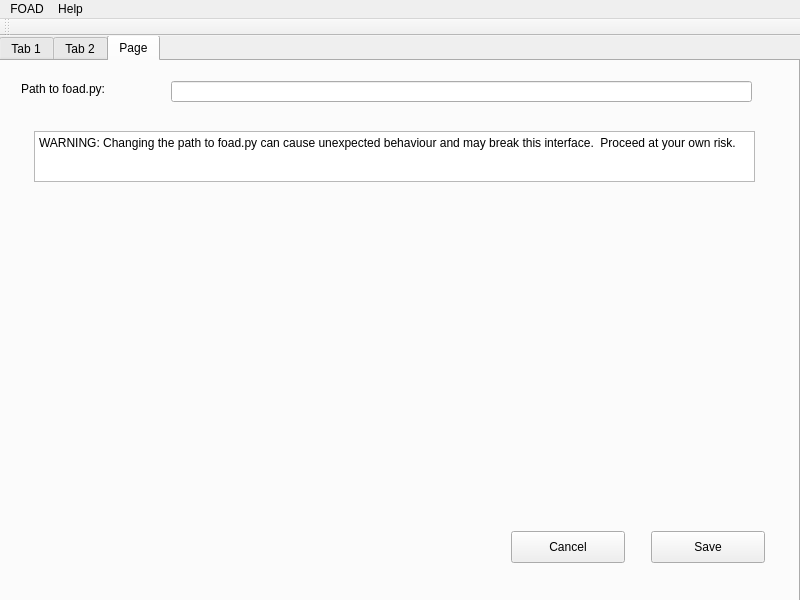
<?xml version="1.0" encoding="UTF-8"?>
<ui version="4.0">
 <class>MainWindow</class>
 <widget class="QMainWindow" name="MainWindow">
  <property name="geometry">
   <rect>
    <x>0</x>
    <y>0</y>
    <width>800</width>
    <height>600</height>
   </rect>
  </property>
  <property name="windowTitle">
   <string>MainWindow</string>
  </property>
  <widget class="QWidget" name="centralwidget">
   <widget class="QTabWidget" name="OutputEdit">
    <property name="geometry">
     <rect>
      <x>-1</x>
      <y>-1</y>
      <width>801</width>
      <height>571</height>
     </rect>
    </property>
    <property name="currentIndex">
     <number>2</number>
    </property>
    <widget class="QWidget" name="tab">
     <property name="accessibleName">
      <string>&lt;html&gt;&lt;head/&gt;&lt;body&gt;&lt;p&gt;&lt;span style=&quot; font-weight:600;&quot;&gt;Main&lt;/span&gt;&lt;/p&gt;&lt;/body&gt;&lt;/html&gt;</string>
     </property>
     <attribute name="title">
      <string>Tab 1</string>
     </attribute>
     <widget class="QWidget" name="verticalLayoutWidget">
      <property name="geometry">
       <rect>
        <x>9</x>
        <y>380</y>
        <width>781</width>
        <height>141</height>
       </rect>
      </property>
      <layout class="QVBoxLayout" name="verticalLayout">
       <item>
        <widget class="QTextBrowser" name="OutputPreview"/>
       </item>
      </layout>
     </widget>
     <widget class="QLabel" name="label">
      <property name="geometry">
       <rect>
        <x>10</x>
        <y>10</y>
        <width>201</width>
        <height>16</height>
       </rect>
      </property>
      <property name="text">
       <string>Type of fuck to give (required):</string>
      </property>
     </widget>
     <widget class="QLineEdit" name="lineEdit">
      <property name="geometry">
       <rect>
        <x>222</x>
        <y>10</y>
        <width>541</width>
        <height>21</height>
       </rect>
      </property>
     </widget>
     <widget class="QLabel" name="label_2">
      <property name="geometry">
       <rect>
        <x>10</x>
        <y>40</y>
        <width>171</width>
        <height>16</height>
       </rect>
      </property>
      <property name="text">
       <string>Name of target (optional):</string>
      </property>
     </widget>
     <widget class="QLineEdit" name="lineEdit_2">
      <property name="geometry">
       <rect>
        <x>222</x>
        <y>40</y>
        <width>541</width>
        <height>21</height>
       </rect>
      </property>
     </widget>
     <widget class="QLabel" name="label_3">
      <property name="geometry">
       <rect>
        <x>10</x>
        <y>70</y>
        <width>181</width>
        <height>16</height>
       </rect>
      </property>
      <property name="text">
       <string>Name of sender (optional):</string>
      </property>
     </widget>
     <widget class="QLineEdit" name="lineEdit_3">
      <property name="geometry">
       <rect>
        <x>222</x>
        <y>70</y>
        <width>541</width>
        <height>21</height>
       </rect>
      </property>
     </widget>
     <widget class="QLabel" name="label_4">
      <property name="geometry">
       <rect>
        <x>10</x>
        <y>100</y>
        <width>191</width>
        <height>16</height>
       </rect>
      </property>
      <property name="text">
       <string>Extra text (usually optional):</string>
      </property>
     </widget>
     <widget class="QLineEdit" name="lineEdit_4">
      <property name="geometry">
       <rect>
        <x>220</x>
        <y>100</y>
        <width>541</width>
        <height>21</height>
       </rect>
      </property>
     </widget>
    </widget>
    <widget class="QWidget" name="tab_2">
     <attribute name="title">
      <string>Tab 2</string>
     </attribute>
     <widget class="QWidget" name="verticalLayoutWidget_2">
      <property name="geometry">
       <rect>
        <x>9</x>
        <y>9</y>
        <width>781</width>
        <height>521</height>
       </rect>
      </property>
      <layout class="QVBoxLayout" name="verticalLayout_2">
       <item>
        <widget class="QTextEdit" name="textEdit"/>
       </item>
      </layout>
     </widget>
    </widget>
    <widget class="QWidget" name="tab_3">
     <attribute name="title">
      <string>Page</string>
     </attribute>
     <widget class="QLabel" name="label_5">
      <property name="geometry">
       <rect>
        <x>20</x>
        <y>20</y>
        <width>121</width>
        <height>16</height>
       </rect>
      </property>
      <property name="text">
       <string>Path to foad.py:</string>
      </property>
     </widget>
     <widget class="QLineEdit" name="lineEdit_5">
      <property name="geometry">
       <rect>
        <x>170</x>
        <y>20</y>
        <width>581</width>
        <height>21</height>
       </rect>
      </property>
     </widget>
     <widget class="QPushButton" name="pushButton">
      <property name="geometry">
       <rect>
        <x>650</x>
        <y>470</y>
        <width>114</width>
        <height>32</height>
       </rect>
      </property>
      <property name="text">
       <string>Save</string>
      </property>
     </widget>
     <widget class="QPushButton" name="pushButton_2">
      <property name="geometry">
       <rect>
        <x>510</x>
        <y>470</y>
        <width>114</width>
        <height>32</height>
       </rect>
      </property>
      <property name="text">
       <string>Cancel</string>
      </property>
     </widget>
     <widget class="QPlainTextEdit" name="plainTextEdit">
      <property name="geometry">
       <rect>
        <x>33</x>
        <y>70</y>
        <width>721</width>
        <height>51</height>
       </rect>
      </property>
      <property name="plainText">
       <string>WARNING: Changing the path to foad.py can cause unexpected behaviour and may break this interface.  Proceed at your own risk.</string>
      </property>
     </widget>
    </widget>
   </widget>
  </widget>
  <widget class="QMenuBar" name="menuBar">
   <property name="geometry">
    <rect>
     <x>0</x>
     <y>0</y>
     <width>800</width>
     <height>22</height>
    </rect>
   </property>
   <widget class="QMenu" name="menuFOAD">
    <property name="title">
     <string>FOAD</string>
    </property>
    <addaction name="actionAbout_FOAD"/>
    <addaction name="actionAbout_Python"/>
    <addaction name="actionAbout_Qt"/>
    <addaction name="separator"/>
    <addaction name="actionRun_FOAD"/>
   </widget>
   <widget class="QMenu" name="menuHelp">
    <property name="title">
     <string>Help</string>
    </property>
    <addaction name="actionGuide_to_interface"/>
    <addaction name="actionPython_help"/>
    <addaction name="actionQt_help"/>
    <addaction name="actionSystem_requirements"/>
   </widget>
   <addaction name="menuFOAD"/>
   <addaction name="menuHelp"/>
  </widget>
  <widget class="QToolBar" name="toolBar">
   <property name="windowTitle">
    <string>toolBar</string>
   </property>
   <attribute name="toolBarArea">
    <enum>TopToolBarArea</enum>
   </attribute>
   <attribute name="toolBarBreak">
    <bool>false</bool>
   </attribute>
  </widget>
  <action name="actionAbout_FOAD">
   <property name="text">
    <string>About FOAD</string>
   </property>
  </action>
  <action name="actionAbout_Python">
   <property name="text">
    <string>About Python</string>
   </property>
  </action>
  <action name="actionAbout_Qt">
   <property name="text">
    <string>About Qt</string>
   </property>
  </action>
  <action name="actionRun_FOAD">
   <property name="text">
    <string>Run FOAD</string>
   </property>
  </action>
  <action name="actionGuide_to_interface">
   <property name="text">
    <string>Guide</string>
   </property>
  </action>
  <action name="actionPython_help">
   <property name="text">
    <string>Python help</string>
   </property>
  </action>
  <action name="actionQt_help">
   <property name="text">
    <string>Qt help</string>
   </property>
  </action>
  <action name="actionSystem_requirements">
   <property name="text">
    <string>System requirements</string>
   </property>
  </action>
 </widget>
 <resources/>
 <connections/>
</ui>
